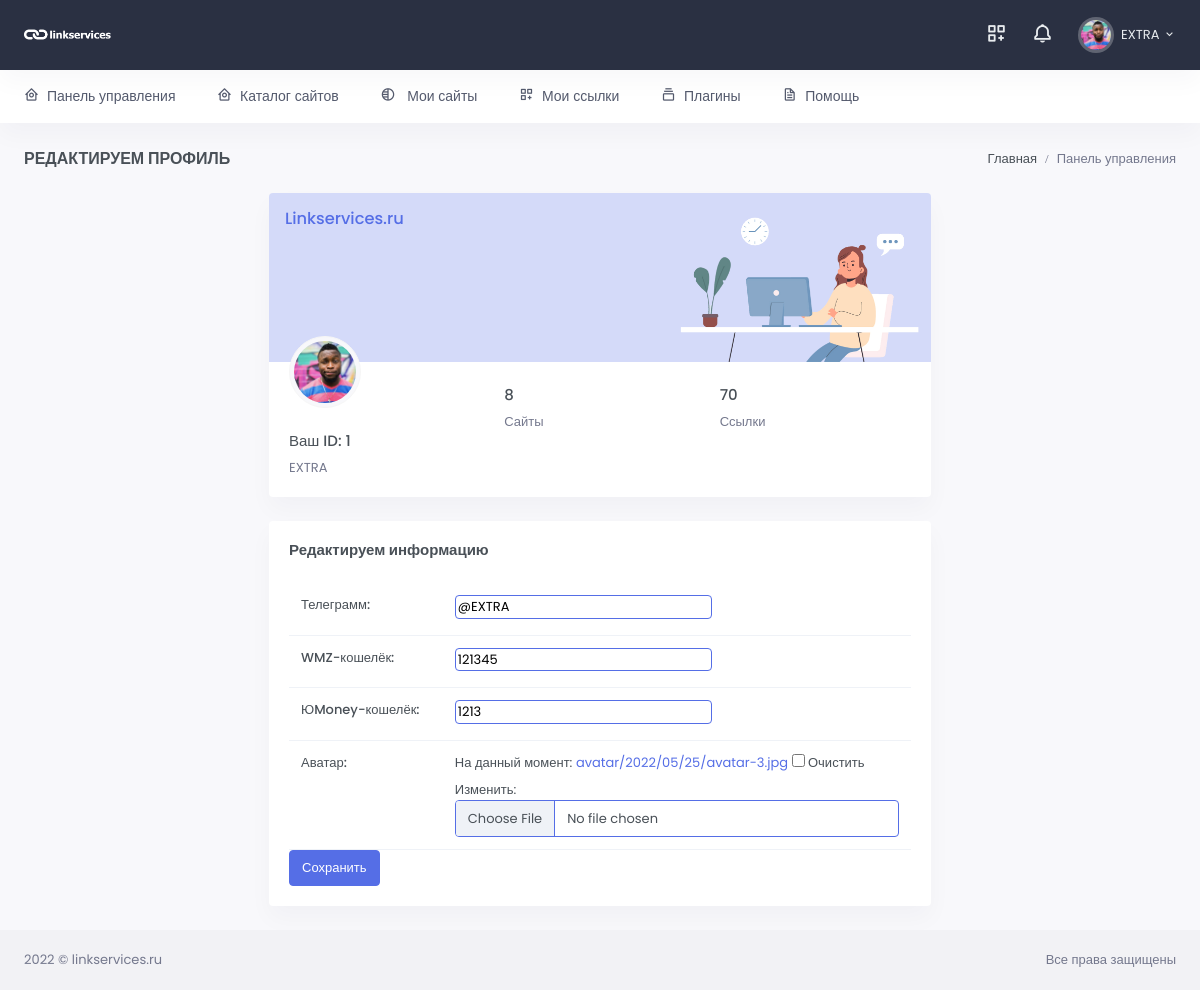
Before: /edit/id=1 (signed in) with the older database file.
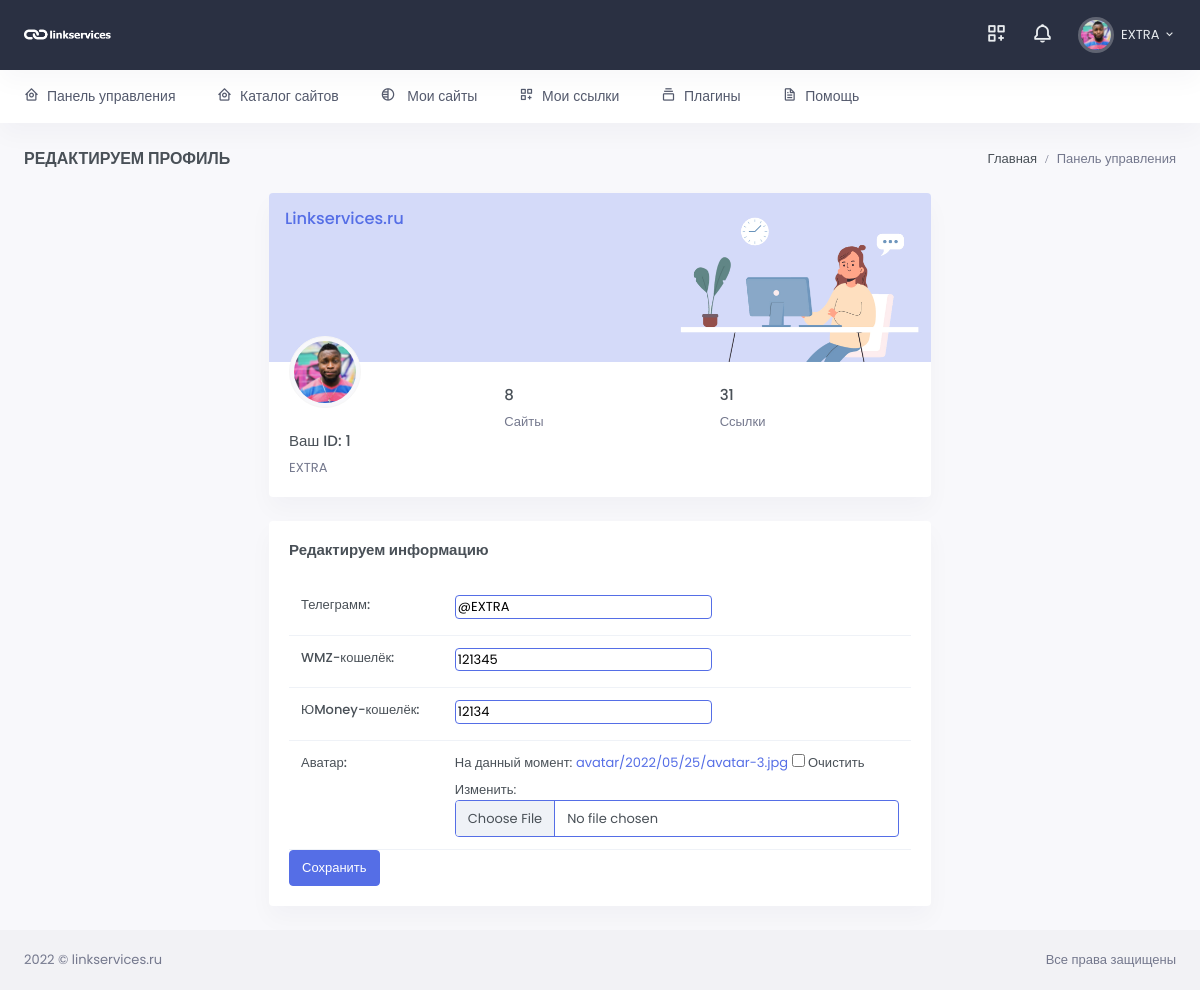
After: the same page with the newer database file.
### users/models.py (models this page shows, shortened)
class User(AbstractUser):
    email = models.EmailField(_("email address"), unique=True, )
    email_verify = models.BooleanField(default=False)
    USERNAME_FIELD = 'email'
    REQUIRED_FIELDS = ['username']
    class Meta:
        verbose_name = _("Пользователь")
        verbose_name_plural = _("Пользователи")
        ordering = ('-date_joined',)

class Profile(models.Model):
    user = models.OneToOneField(User, verbose_name="Пользователь",
                                related_name='profile', null=True, on_delete=models.CASCADE)
    chat_id = models.CharField(max_length=100, blank=True, null=True, verbose_name='Чат ID телеграмм')
    TOKEN = models.CharField(max_length=100, blank=True, null=True)
    wmz = models.CharField(max_length=200, blank=True, null=True, verbose_name='WMZ-кошелёк')
    ymoney = models.CharField(max_length=200, blank=True, null=True, verbose_name='ЮMoney-кошелёк')
    current_balance = models.PositiveIntegerField(default=0, blank=True, null=True, verbose_name="Текущий баланс")
    hold_balance = models.PositiveIntegerField(default=0, blank=True, null=True, verbose_name='На удержании')
    output_balance = models.PositiveIntegerField(default=0, blank=True, null=True, verbose_name='Ожидает вывода')
    name_telegram = models.CharField(blank=True, null=True, max_length=100, verbose_name='Телеграмм')
    avatar = models.ImageField(upload_to='avatar/%Y/%m/%d/', blank=True, null=True, verbose_name='Аватар')
    created = models.DateTimeField(auto_now_add=True, verbose_name='Создан')
    update = models.DateTimeField(auto_now=True, verbose_name='Обновлён')
    class Meta:
        verbose_name = 'Профиль пользователя'
        verbose_name_plural = 'Профили пользователей'

### users/views.py (the view)
# urls.py: path('edit/id=<int:pk>', ProfileUpdate.as_view(), name='edit_profile'),
class ProfileUpdate(LoginRequiredMixin, UpdateView):
    form_class = ProfileForm
    model = Profile
    template_name = 'users/edit_profile.html'
    success_url = '/profile/id={user_id}'
    def dispatch(self, request, *args, **kwargs):
        obj = self.get_object()
        if obj.user != self.request.user:
            return redirect('catalog')
        return super(ProfileUpdate, self).dispatch(request, *args, **kwargs)

### users/forms.py
class ProfileForm(forms.ModelForm):
    def __init__(self, *args, **kwargs):
        super().__init__(*args, **kwargs)
        self.fields['name_telegram'].widget.attrs.update({'class': 'border border-primary rounded'})
        self.fields['wmz'].widget.attrs.update({'class': 'border border-primary rounded'})
        self.fields['ymoney'].widget.attrs.update({'class': 'border border-primary rounded'})
        self.fields['avatar'].widget.attrs.update({'class': 'form-control border border-primary'})
        self.fields['user'].widget = forms.HiddenInput()
    class Meta:
        model = Profile
        fields = ('name_telegram', 'wmz', 'ymoney', 'avatar', 'user')

### users/templates/users/edit_profile.html (shortened to what this page needs)
{% extends 'base.html' %}
{% load static %}
{% block content %}
<div id="layout-wrapper">
    <div class="main-content">
        <div class="page-content">
            <div class="container-fluid">
                <div class="row">
                    <div class="col-12">
                        <div class="page-title-box d-sm-flex align-items-center justify-content-between">
                            <h4 class="mb-sm-0 font-size-18">Редактируем профиль</h4>
                            <div class="page-title-right">
                                <ol class="breadcrumb m-0">
                                    <li class="breadcrumb-item"><a href="{% url 'catalog' %}">Главная</a></li>
                                    <li class="breadcrumb-item active">Панель управления</li>
                                </ol>
                            </div>
                        </div>
                    </div>
                </div>
                <div class="row justify-content-center align-items-center">
                    <div class="col-xl-7">
                        <div class="card overflow-hidden">
                            <div class="bg-primary bg-soft">
                                <div class="row">
                                    <div class="col-7">
                                        <div class="text-primary p-3">
                                            <h5 class="text-primary">Linkservices.ru</h5>
                                        </div>
                                    </div>
                                    <div class="col-5 align-self-end">
                                        <img src="{% static '/images/profile-img.png' %}" alt="" class="img-fluid">
                                    </div>
                                </div>
                            </div>
                            <div class="card-body pt-0">
                                <div class="row">
                                    <div class="col-sm-4">
                                        <div class="avatar-md profile-user-wid mb-4">
                                           {% if profile.avatar %}
                                            <img src="{{ profile.avatar.url }}" alt=""
                                                 class="img-thumbnail rounded-circle">
                                            {% else %}
                                            <img src="{% static '/images/favicon.ico' %}" alt=""
                                                 class="img-thumbnail rounded-circle">
                                            {% endif %}
                                        </div>
                                        <h5 class="font-size-15 text-truncate">Ваш ID: {{ profile.id }} </h5>
                                        <p class="text-muted mb-0 text-truncate">{{ user.username }}</p>
                                    </div>
                                    <div class="col-sm-8">
                                        <div class="pt-4">
                                            <div class="row">
                                                <div class="col-6">
                                                    <h5 class="font-size-15">{{ profile.user_website.count }}</h5>
                                                    <p class="text-muted mb-0">Сайты</p>
                                                </div>
                                                <div class="col-6">
                                                    <h5 class="font-size-15">{{ profile.user_link.count }}</h5>
                                                    <p class="text-muted mb-0">Ссылки</p>
                                                </div>
                                            </div>
                                        </div>
                                    </div>
                                </div>
                            </div>
                        </div>
                        <div class="card">
                            <div class="card-body">
                                <h4 class="card-title mb-4">Редактируем информацию</h4>
                                <div class="table-responsive">
                                    <form method="post" action="" enctype="multipart/form-data">
                                    <table class="table table-nowrap mb-0">
                                        <tbody>
                                        {{ form }}
                                        </tbody>
                                    </table>
                                        <button type="submit" class="btn btn-primary text-center">
                                        Сохранить
                                        </button>
                                        </form>
                                </div>
                            </div>
                        </div>
                    </div>
                </div>
            </div>
        </div>
    </div>
</div>
{% endblock %}

### templates/base.html (shortened to what this page needs)
{% load static %}
<!doctype html>
<html lang="en">
<head>
{% include 'inc/_linkcss.html' %}
</head>
{% block body %}
<body data-topbar="dark" data-layout="horizontal" data-layout-size="boxed">
{% block header %}
{% include 'inc/_header.html' %}
{% endblock %}
{% block content %}
{% endblock %}
 {% block footer %}
{% include 'inc/_footer.html' %}
 {% endblock %}
{% endblock %}
</body>
</html>

### templates/inc/_linkcss.html (shortened to what this page needs)
{% load static %}
<link href="{% static 'css/bootstrap.min.css' %}" id="bootstrap-style" rel="stylesheet" type="text/css"/>
<link href="{% static 'css/icons.min.css' %}" rel="stylesheet" type="text/css"/>
<link href="{% static 'css/app.min.css' %}" id="app-style" rel="stylesheet" type="text/css"/>
<link rel="stylesheet" href="https://cdnjs.cloudflare.com/ajax/libs/ion-rangeslider/2.3.1/css/ion.rangeSlider.min.css"/>

### templates/inc/_header.html (shortened to what this page needs)
{% load static %}
<header id="page-topbar">
    <div class="navbar-header">
        <div class="d-flex">
            <div class="navbar-brand-box">
                <a href="{% url 'profile' pk=user.id %}" class="logo logo-light">
                    <span class="logo-lg">
                                    <img src="{% static '/images/logo-light.png' %}" alt="" height="19">
                                </span>
                </a>
            </div>
        </div>
        <div class="d-flex">
            <div class="dropdown d-none d-lg-inline-block ms-1">
                <button type="button" class="btn header-item noti-icon waves-effect"
                        data-bs-toggle="dropdown" aria-haspopup="true" aria-expanded="false">
                    <i class="bx bx-customize"></i>
                </button>
            </div>
            <div class="dropdown d-inline-block">
                <button type="button" class="btn header-item noti-icon waves-effect"
                        id="page-header-notifications-dropdown"
                        data-bs-toggle="dropdown" aria-haspopup="true" aria-expanded="false">
                    {% if user.profile.chat_id %}
                    <i class="bx bx-bell"></i>
                    {% else %}
                    <i class="bx bx-bell bx-tada"></i>
                    <span class="badge bg-danger rounded-pill">1</span>
                    {% endif %}
                </button>
            </div>
            <div class="dropdown d-inline-block">
                <button type="button" class="btn header-item waves-effect" id="page-header-user-dropdown"
                        data-bs-toggle="dropdown" aria-haspopup="true" aria-expanded="false">
                    <img class="rounded-circle header-profile-user"
                         src="{% if user.profile.avatar %}{{ user.profile.avatar.url }}{% else %}{% static '/images/favicon.ico' %}{% endif %}"
                     alt="Header Avatar">
                    <span class="d-none d-xl-inline-block ms-1" key="t-henry">{{ user.username }}</span>
                    <i class="mdi mdi-chevron-down d-none d-xl-inline-block"></i>
                </button>
            </div>
        </div>
    </div>
</header>
<div class="topnav">
    <div class="container-fluid">
        <nav class="navbar navbar-light navbar-expand-lg topnav-menu">
            <div class="collapse navbar-collapse" id="topnav-menu-content">
                <ul class="navbar-nav">
                    <li class="nav-item dropdown">
                        <a class="nav-link dropdown-toggle arrow-none" href="{% url 'profile' pk=user.id %}" id="topnav-dashboard"
                           role="button">
                            <i class="bx bx-home-circle me-2"></i><span key="t-dashboards">Панель управления</span>
                        </a>
                    </li>
                    <li class="nav-item dropdown">
                        <a class="nav-link dropdown-toggle arrow-none" href="{% url 'catalog' %}" id="topnav-dashboard"
                           role="button">
                            <i class="bx bx-home-circle me-2"></i><span key="t-dashboards">Каталог сайтов</span>
                        </a>
                    </li>
                    <li class="nav-item dropdown">
                        <a class="nav-link dropdown-toggle arrow-none" href="{% url 'my-sites' %}" id="topnav-uielement"
                           role="button">
                            <i class="bx bx-tone me-2"></i>
                            <span key="t-ui-elements">Мои сайты</span>
                        </a>
                    </li>
                    <li class="nav-item dropdown">
                        <a class="nav-link dropdown-toggle arrow-none" href="{% url 'my-links' %}" id="topnav-pages"
                           role="button">
                            <i class="bx bx-customize me-2"></i><span key="t-apps">Мои ссылки</span>
                        </a>
                    </li>
                    <li class="nav-item dropdown">
                        <a class="nav-link dropdown-toggle arrow-none" href="{% url 'plugins' %}" id="topnav-components"
                           role="button">
                            <i class="bx bx-collection me-2"></i><span key="t-components">Плагины</span>
                        </a>
                    </li>
                    <li class="nav-item dropdown">
                        <a class="nav-link dropdown-toggle arrow-none" href="{% url 'help' %}" id="topnav-more"
                           role="button">
                            <i class="bx bx-file me-2"></i><span key="t-extra-pages">Помощь</span>
                        </a>
                    </li>
                </ul>
            </div>
        </nav>
    </div>
</div>

### templates/inc/_footer.html
<footer class="footer">
                    <div class="container-fluid">
                        <div class="row">
                            <div class="col-sm-6">
                                <script>document.write(new Date().getFullYear())</script> © linkservices.ru
                            </div>
                            <div class="col-sm-6">
                                <div class="text-sm-end d-none d-sm-block">
                                    Все права защищены
                                </div>
                            </div>
                        </div>
                    </div>
                </footer>

### templates/inc/_scripts.html (shortened to what this page needs)
{% load static %}

Changed rows visible on the page:
changed Profile "@EXTRA": user_link.count "70" → "31"; ymoney "1213" → "12134"
